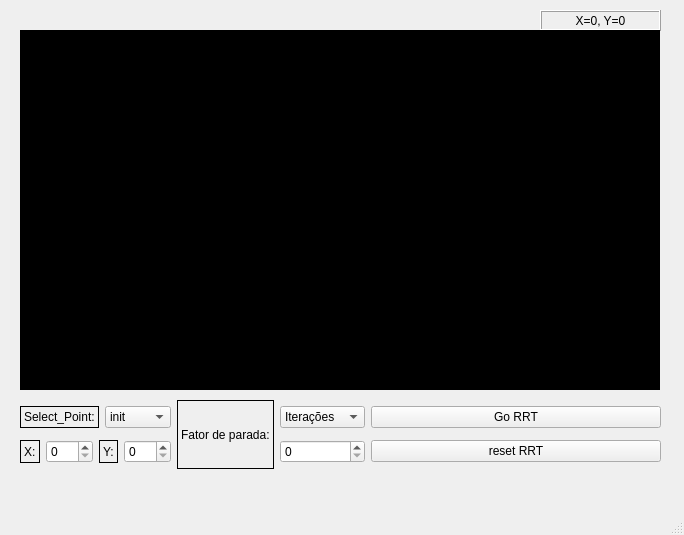
<?xml version="1.0" encoding="UTF-8"?>
<ui version="4.0">
 <class>MainWindow</class>
 <widget class="QMainWindow" name="MainWindow">
  <property name="geometry">
   <rect>
    <x>0</x>
    <y>0</y>
    <width>684</width>
    <height>535</height>
   </rect>
  </property>
  <property name="windowTitle">
   <string>Path Panning</string>
  </property>
  <widget class="QWidget" name="centralwidget">
   <widget class="QLabel" name="XY_pos">
    <property name="geometry">
     <rect>
      <x>540</x>
      <y>10</y>
      <width>121</width>
      <height>21</height>
     </rect>
    </property>
    <property name="frameShape">
     <enum>QFrame::Box</enum>
    </property>
    <property name="frameShadow">
     <enum>QFrame::Raised</enum>
    </property>
    <property name="text">
     <string>X=0, Y=0</string>
    </property>
    <property name="alignment">
     <set>Qt::AlignCenter</set>
    </property>
   </widget>
   <widget class="mouseevents" name="mapa">
    <property name="geometry">
     <rect>
      <x>20</x>
      <y>30</y>
      <width>640</width>
      <height>360</height>
     </rect>
    </property>
    <property name="mouseTracking">
     <bool>true</bool>
    </property>
    <property name="styleSheet">
     <string notr="true">background: Black

</string>
    </property>
    <property name="frameShape">
     <enum>QFrame::Box</enum>
    </property>
    <property name="text">
     <string/>
    </property>
   </widget>
   <widget class="QWidget" name="">
    <property name="geometry">
     <rect>
      <x>20</x>
      <y>400</y>
      <width>641</width>
      <height>69</height>
     </rect>
    </property>
    <layout class="QHBoxLayout" name="horizontalLayout_8">
     <item>
      <layout class="QHBoxLayout" name="horizontalLayout_7">
       <item>
        <layout class="QVBoxLayout" name="verticalLayout_2">
         <item>
          <layout class="QHBoxLayout" name="horizontalLayout_6">
           <item>
            <widget class="QLabel" name="label_2">
             <property name="frameShape">
              <enum>QFrame::Box</enum>
             </property>
             <property name="text">
              <string>Select_Point:</string>
             </property>
            </widget>
           </item>
           <item>
            <widget class="QComboBox" name="init_goal">
             <item>
              <property name="text">
               <string>init</string>
              </property>
             </item>
             <item>
              <property name="text">
               <string>goal</string>
              </property>
             </item>
            </widget>
           </item>
          </layout>
         </item>
         <item>
          <layout class="QHBoxLayout" name="horizontalLayout_5">
           <item>
            <layout class="QHBoxLayout" name="horizontalLayout_3">
             <item>
              <widget class="QLabel" name="label_3">
               <property name="frameShape">
                <enum>QFrame::Box</enum>
               </property>
               <property name="text">
                <string>X:</string>
               </property>
              </widget>
             </item>
             <item>
              <widget class="QSpinBox" name="spinBox">
               <property name="maximum">
                <number>640</number>
               </property>
              </widget>
             </item>
            </layout>
           </item>
           <item>
            <layout class="QHBoxLayout" name="horizontalLayout_4">
             <item>
              <widget class="QLabel" name="label_4">
               <property name="frameShape">
                <enum>QFrame::Box</enum>
               </property>
               <property name="text">
                <string>Y:</string>
               </property>
              </widget>
             </item>
             <item>
              <widget class="QSpinBox" name="spinBox_2">
               <property name="maximum">
                <number>360</number>
               </property>
              </widget>
             </item>
            </layout>
           </item>
          </layout>
         </item>
        </layout>
       </item>
       <item>
        <layout class="QHBoxLayout" name="horizontalLayout_2">
         <item>
          <layout class="QHBoxLayout" name="horizontalLayout">
           <item>
            <widget class="QLabel" name="label">
             <property name="frameShape">
              <enum>QFrame::Box</enum>
             </property>
             <property name="text">
              <string>Fator de parada:</string>
             </property>
            </widget>
           </item>
           <item>
            <layout class="QVBoxLayout" name="verticalLayout">
             <item>
              <widget class="QComboBox" name="stop_factor">
               <item>
                <property name="text">
                 <string>Iterações</string>
                </property>
               </item>
               <item>
                <property name="text">
                 <string>Nº de Nós</string>
                </property>
               </item>
              </widget>
             </item>
             <item>
              <widget class="QSpinBox" name="value"/>
             </item>
            </layout>
           </item>
          </layout>
         </item>
        </layout>
       </item>
      </layout>
     </item>
     <item>
      <layout class="QVBoxLayout" name="verticalLayout_3">
       <item>
        <widget class="QPushButton" name="GoRRT">
         <property name="text">
          <string>Go RRT</string>
         </property>
        </widget>
       </item>
       <item>
        <widget class="QPushButton" name="pushButton">
         <property name="text">
          <string>reset RRT</string>
         </property>
        </widget>
       </item>
      </layout>
     </item>
    </layout>
   </widget>
  </widget>
  <widget class="QMenuBar" name="menubar">
   <property name="geometry">
    <rect>
     <x>0</x>
     <y>0</y>
     <width>684</width>
     <height>22</height>
    </rect>
   </property>
  </widget>
  <widget class="QStatusBar" name="statusbar"/>
 </widget>
 <customwidgets>
  <customwidget>
   <class>mouseevents</class>
   <extends>QLabel</extends>
   <header location="global">mouseevents.h</header>
  </customwidget>
 </customwidgets>
 <resources/>
 <connections/>
</ui>
